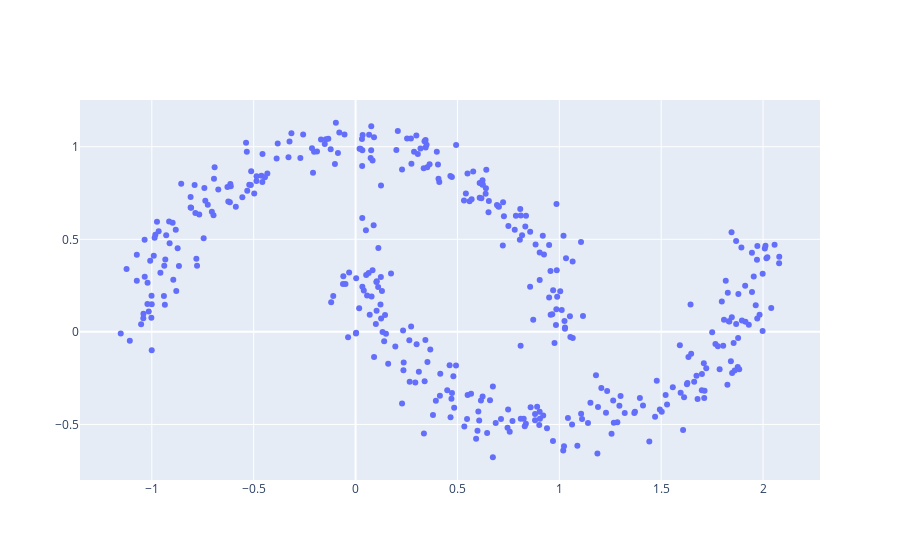

The code cell stored with this chart in its notebook:
### Markdown cell above
We only have a lot of *clusters*! Let's reduce our `min_sample`.

### Code cell
# Instanciate DBSCAN with LOW min_samples
db = DBSCAN(eps=0.2, min_samples=2, metric="euclidean", algorithm="brute")

# Fit on data
## No need to normalize data, it already is!
db.fit(X)

# Visualize with plotly

## Import go to build our own figure
import plotly.graph_objects as go

fig = go.Figure()

# Loop through each label for our cluster
for i in np.unique(db.labels_):
    label = X[db.labels_ == i]
    fig.add_trace(go.Scatter(x=label[:, 0], y=label[:, 1], mode="markers", name="Cluster {}".format(i)))

fig.show()

### Figure 1 — Plotly figure (JSON) as saved in the notebook; plotly's stock layout.template omitted (floating-point values rounded to 4 significant figures; data arrays with more than 128 entries replaced by an {"elided": "..."} marker saying what was removed)
{"data": [{"mode": "markers", "name": "Cluster 0", "type": "scatter", "x": {"elided": "400 float values"}, "y": {"elided": "400 float values"}}], "layout": {}}
